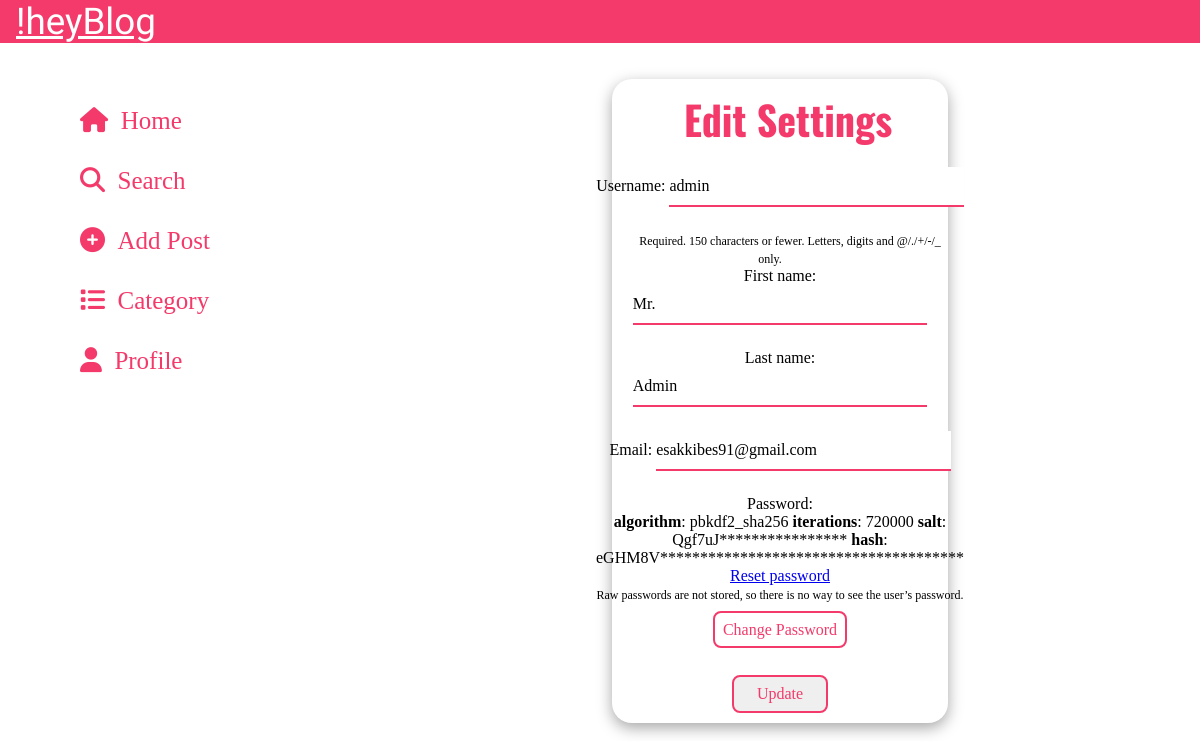
/members/edit_profile/ (signed in), run on the app's committed database.
### members/models.py (models this page shows)
class CustomUser(AbstractUser):
    email =     models.EmailField(max_length=100,unique=True)
    USERNAME_FIELD = 'email'
    REQUIRED_FIELDS = ['username']

### members/views.py (the view)
# urls.py: path('edit_profile/',UserEditView.as_view(),name="edit_profile"),
class UserEditView(generic.UpdateView):
    form_class = EditProfileForm
    template_name = 'registration/edit_profile.html'
    success_url = reverse_lazy('home')
    def get_object(self):
        return self.request.user

### members/forms.py
class EditProfileForm(UserChangeForm):
    email = forms.EmailField(widget=forms.EmailInput(attrs={'placeholder':'example@mail.com'}))
    first_name = forms.CharField(max_length = 100,widget=forms.TextInput(attrs={'placeholder':'elijah'}))
    last_name = forms.CharField(max_length = 100,widget=forms.TextInput(attrs={'placeholder':'Mikaelson'}),required=False)
    class Meta:
        model = User
        fields = ['username','first_name','last_name','email','password']

### members/templates/registration/edit_profile.html (shortened to what this page needs)
{%extends 'base.html' %}
{% block content%}
<br><br>
<div class="LoginForm">
    <h1 class="articleTitle">Edit Settings</h1>
    <br/>
    <center>
            <form method="POST">
                {{form.as_p}}
                <br>
                <a href = "{% url 'password_change' %}" class="myButton" style="text-decoration: none;">Change Password</a>
                <br/><br><br>
                <button class = "myButton">Update </button>
            </form>
        </div>
    <br/><br/><br/><br/>
{% endblock %}

### static/myblog/css/style.css (style rules this page uses)
* { margin: 0; padding: 0; box-sizing: border-box; font-family: 'calibri'; }
:root { --pink: rgb(243, 58, 106); --melon:rgb(247, 166, 178); --purple:#392A48; --blue:#270E59; --catFont:'Handjet', cursive; --back-shadow: 0 2px 10px rgba(243, 58, 106, 0.1); --headFont:'Oswald', sans-serif; }
.articleTitle { color: var(--pink); text-align: center; font-size: 2.5rem; font-family: var(--headFont); padding-left: 1rem; }
.myButton { color: var(--pink); border: 2px solid var(--pink); outline: none; padding: .5em; border-radius: 8px; width: 6rem; font-size: 1rem; cursor: pointer; overflow: hidden; transition: background-color 0.3s ease-in-out, color 0.3s ease-in-out; text-decoration: none; }
input[type="text"] { width: 80%; height: 2.5rem; outline: none; font-size: 1rem; border: none; border-bottom: 2px solid var(--pink); margin-bottom: 1.5rem; }
input[type="text"]::placeholder { color: var(--melon) }
input[type="email"] { width: 80%; height: 2.5rem; outline: none; font-size: 1rem; border: none; border-bottom: 2px solid var(--pink); margin-bottom: 1.5rem; }
input[type="email"]::placeholder { color: var(--melon) }
.LoginForm { width: 90%; margin-left: 3%; padding: 10px; box-shadow: rgba(0, 0, 0, 0.35) 0px 5px 15px; border-radius: 20px; }
.LoginForm { width: 90%; margin-left: 5%; display: flex; flex-direction: column; justify-content: center ; align-items: center; box-shadow: rgba(0, 0, 0, 0.35) 0px 5px 15px; border-radius: 20px; }
#id_username_helptext { font-size: 12px; padding: 0px 20px 0px 20px; }
.helptext { font-size: 12px; }
@media screen and (min-width:992px) { body { width: 100%; } }
@media screen and (min-width:992px) { .LoginForm { width: 40%; margin-left: 30%; } }

### data on the page
CustomUser: username "admin", first_name "Mr.", last_name "Admin", email "esakkibes91@gmail.com"
